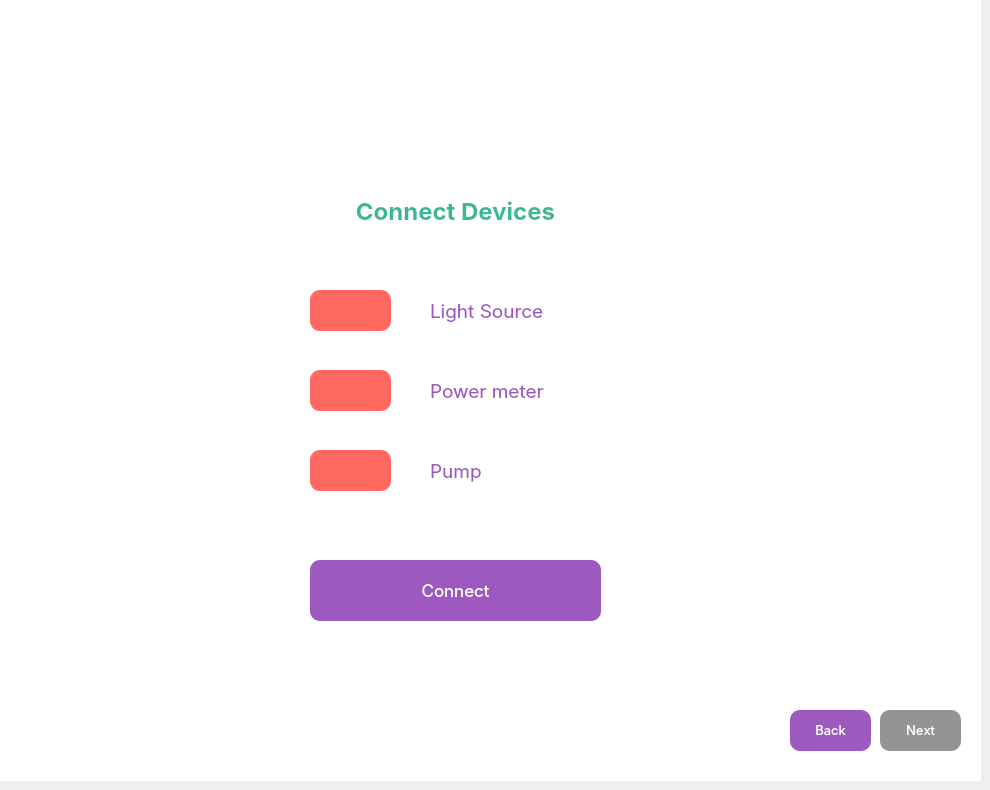
    <widget class="QWidget" name="connectDevices_page">
     <widget class="QWidget" name="connectDevice_field" native="true">
      <property name="geometry">
       <rect>
        <x>0</x>
        <y>0</y>
        <width>981</width>
        <height>781</height>
       </rect>
      </property>
      <property name="styleSheet">
       <string notr="true">#connectDevice_field{
background-color : #FFFFFF;

}</string>
      </property>
      <widget class="QLabel" name="label_connectDevices">
       <property name="geometry">
        <rect>
         <x>310</x>
         <y>150</y>
         <width>291</width>
         <height>121</height>
        </rect>
       </property>
       <property name="font">
        <font>
         <family>Inter</family>
         <pointsize>18</pointsize>
         <weight>75</weight>
         <bold>true</bold>
        </font>
       </property>
       <property name="styleSheet">
        <string notr="true">color:#3AB795;</string>
       </property>
       <property name="text">
        <string>Connect Devices</string>
       </property>
       <property name="alignment">
        <set>Qt::AlignCenter</set>
       </property>
      </widget>
      <widget class="QLabel" name="status_lightSource">
       <property name="geometry">
        <rect>
         <x>310</x>
         <y>290</y>
         <width>81</width>
         <height>41</height>
        </rect>
       </property>
       <property name="font">
        <font>
         <strikeout>false</strikeout>
        </font>
       </property>
       <property name="styleSheet">
        <string notr="true">
background-color: #ff6961 ;
border-radius: 10px;
border-style: outset;

</string>
       </property>
       <property name="text">
        <string/>
       </property>
      </widget>
      <widget class="QLabel" name="label_lightSource">
       <property name="geometry">
        <rect>
         <x>430</x>
         <y>270</y>
         <width>179</width>
         <height>81</height>
        </rect>
       </property>
       <property name="font">
        <font>
         <family>Inter</family>
         <pointsize>14</pointsize>
        </font>
       </property>
       <property name="styleSheet">
        <string notr="true">color:#9D59BF;</string>
       </property>
       <property name="text">
        <string>Light Source</string>
       </property>
      </widget>
      <widget class="QLabel" name="label_pump">
       <property name="geometry">
        <rect>
         <x>430</x>
         <y>430</y>
         <width>71</width>
         <height>81</height>
        </rect>
       </property>
       <property name="font">
        <font>
         <family>Inter</family>
         <pointsize>14</pointsize>
        </font>
       </property>
       <property name="styleSheet">
        <string notr="true">color:#9D59BF;</string>
       </property>
       <property name="text">
        <string>Pump</string>
       </property>
      </widget>
      <widget class="QLabel" name="status_powerMeter">
       <property name="geometry">
        <rect>
         <x>310</x>
         <y>370</y>
         <width>81</width>
         <height>41</height>
        </rect>
       </property>
       <property name="font">
        <font>
         <strikeout>false</strikeout>
        </font>
       </property>
       <property name="styleSheet">
        <string notr="true">
background-color: #ff6961 ;
border-radius: 10px;
border-style: outset;

</string>
       </property>
       <property name="text">
        <string/>
       </property>
      </widget>
      <widget class="QLabel" name="status_pump">
       <property name="geometry">
        <rect>
         <x>310</x>
         <y>450</y>
         <width>81</width>
         <height>41</height>
        </rect>
       </property>
       <property name="font">
        <font>
         <strikeout>false</strikeout>
        </font>
       </property>
       <property name="styleSheet">
        <string notr="true">
background-color: #ff6961 ;
border-radius: 10px;
border-style: outset;

</string>
       </property>
       <property name="text">
        <string/>
       </property>
      </widget>
      <widget class="QLabel" name="label_powerMeter">
       <property name="geometry">
        <rect>
         <x>430</x>
         <y>350</y>
         <width>179</width>
         <height>81</height>
        </rect>
       </property>
       <property name="font">
        <font>
         <family>Inter</family>
         <pointsize>14</pointsize>
        </font>
       </property>
       <property name="styleSheet">
        <string notr="true">color:#9D59BF;</string>
       </property>
       <property name="text">
        <string>Power meter</string>
       </property>
      </widget>
      <widget class="QPushButton" name="connect_button">
       <property name="geometry">
        <rect>
         <x>310</x>
         <y>560</y>
         <width>291</width>
         <height>61</height>
        </rect>
       </property>
       <property name="font">
        <font>
         <family>Inter</family>
         <pointsize>13</pointsize>
         <weight>50</weight>
         <bold>false</bold>
         <kerning>false</kerning>
        </font>
       </property>
       <property name="styleSheet">
        <string notr="true">background-color: #9D59BF;
border-radius: 10px;
border:none;
color: #FFFFFF;
</string>
       </property>
       <property name="text">
        <string>Connect</string>
       </property>
       <property name="autoDefault">
        <bool>false</bool>
       </property>
       <property name="default">
        <bool>false</bool>
       </property>
      </widget>
      <widget class="QPushButton" name="back_button_5">
       <property name="geometry">
        <rect>
         <x>790</x>
         <y>710</y>
         <width>81</width>
         <height>41</height>
        </rect>
       </property>
       <property name="font">
        <font>
         <family>Inter</family>
         <pointsize>10</pointsize>
         <weight>50</weight>
         <bold>false</bold>
         <kerning>false</kerning>
        </font>
       </property>
       <property name="styleSheet">
        <string notr="true">background-color: #9D59BF;
border-radius: 10px;
border:none;
color: #FFFFFF;
</string>
       </property>
       <property name="text">
        <string>Back</string>
       </property>
       <property name="autoDefault">
        <bool>false</bool>
       </property>
       <property name="default">
        <bool>false</bool>
       </property>
      </widget>
      <widget class="QPushButton" name="next_button_3">
       <property name="geometry">
        <rect>
         <x>880</x>
         <y>710</y>
         <width>81</width>
         <height>41</height>
        </rect>
       </property>
       <property name="font">
        <font>
         <family>Inter</family>
         <pointsize>10</pointsize>
         <weight>50</weight>
         <bold>false</bold>
         <kerning>false</kerning>
        </font>
       </property>
       <property name="styleSheet">
        <string notr="true">background-color: #949492;
border-radius: 10px;
border:none;
color: #FFFFFF;
</string>
       </property>
       <property name="text">
        <string>Next</string>
       </property>
       <property name="autoDefault">
        <bool>false</bool>
       </property>
       <property name="default">
        <bool>false</bool>
       </property>
      </widget>
     </widget>
    </widget>
